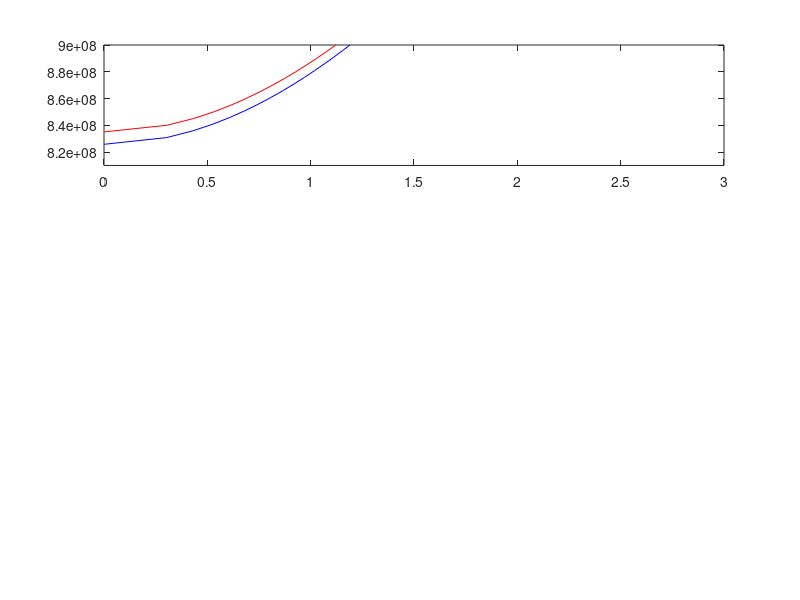

MATLAB code for this plot: (Note: this script raises an error after producing the figure.)
function dispersionRelationPlotter(L, MLAT, N0)

close all;

if nargin<1
    L = 1;
    MLAT = 20;
    N0 = 2.1673e+14;
    N0_p = 1.5611e+05;
end

R_earth = 6371*1000;
q = 1.602e-19;		      % electron charge (C)
me = 9.10955854e-31;	  % electron mass (kg)
am = 1.67252e-27 / me;    % H+/e- mass ration (~1827)
eps = 8.8541878128 * 10^(-12); % vacuum permittivity
c = 3*10^8;

height = L * R_earth;
B0 = B0_calculate(L, MLAT);
wc = wCyc_calculate(q, B0, me); % electron gyrofreq.
wpe = wpe_calculate(N0, q, me, eps); % plasma oscillation (electron) freq.
wpi = wpe_calculate(N0_p, q, am*me, eps); % plasma oscillation (electron) freq.
wp = sqrt(wpe^2+wpi^2);
% wh = sqrt(wp^2+wc^2); % upper hybrid frequency
wh = sqrt(wpe^2+wc^2); % upper hybrid frequency

fprintf("At %g km and %g ° MLAT\n\tB0 is %g\n\twc is %g\n\twpe is %g\n\twpi is %g\n\twp is %g\n\twh is %g\n", height/1000, MLAT, B0, wc, wpe, wpi, wp, wh);

%% theta = 0
omega1 = linspace(0, wc-100, 500);
wR = sqrt(wpe^2+wc^2/4)+wc/2;
wL = sqrt(wpe^2+wc^2/4)-wc/2;
omega2 = linspace(wR, wpe*4, 500);
omega3 = linspace(wL, wpe*4, 500);

k1 = omega1/c.*sqrt(1-wpe^2./(omega1.*(omega1-wc)));
k2 = omega2/c.*sqrt(1-wpe^2./(omega2.*(omega2-wc)));
k3 = omega3/c.*sqrt(1-wpe^2./(omega3.*(omega3+wc)));
k4 = linspace(0,10);

subplot(3,1,1)
plot(k3, omega3, "b")
hold on;
subplot(3,1,1)
plot(k2, omega2, "r")
ylim([0.81 0.9]*10^9)
xlim([0,3])
hold on;
subplot(3,1,1)
yline(wpe, "k","\omega_{p}", "LabelHorizontalAlignment", "Center", ...
    "LabelVerticalAlignment", "middle");
subplot(3,1,1)
yline(wR, "--","\omega_{R}", "LabelHorizontalAlignment", "Center", ...
    "LabelVerticalAlignment", "top");
subplot(3,1,1)
yline(wL, "--","\omega_{L}", "LabelHorizontalAlignment", "Center", ...
    "LabelVerticalAlignment", "bottom");
hold on;

grid on;
ylabel("\omega");
title("Dispersion relation for \theta=0");
legend("LH","RH","\omega_p")

subplot(3,1,2)
plot(k3, omega3,"b")
hold on;
plot(k2, omega2,"r")
xlim([0,10])
hold on;
plot(k4, k4*c)
yline(wpe, "k","\omega_{p}", "LabelHorizontalAlignment", "Center", ...
    "LabelVerticalAlignment", "middle");
yline(wc, "m","\omega_{c}", "LabelHorizontalAlignment", "Center", ...
    "LabelVerticalAlignment", "top");
% hold on;
% yline(wR, "--","\omega_{R}", "LabelHorizontalAlignment", "Center", ...
%     "LabelVerticalAlignment", "top");
% hold on;
% yline(wL, "--","\omega_{L}", "LabelHorizontalAlignment", "Center", ...
%     "LabelVerticalAlignment", "bottom");
% hold on;

grid on;
ylabel("\omega");
legend("LH","RH","\mu=1","\omega_p", "\omega_c","Location", "Northwest")

subplot(3,1,3)
plot(k1, omega1, "r"); hold on;
yline(wc,"m", "\omega_{c}", "LabelHorizontalAlignment", "Center", ...
    "LabelVerticalAlignment", "middle");
xlim([0,10])

grid on;
xlabel("k");
ylabel("\omega");
legend("RH","\omega_c","Location", "Southeast")

%% theta = 90
figure
omega4 = linspace(wL, wh-10, 2000);
omega5 = linspace(wpe, wpe*4, 2000);
omega6 = linspace(wR, wpe*4, 2000);

k4 = omega4./c.*sqrt(1-wpe^2./omega4.^2.*((omega4.^2-wpe^2)./(omega4.^2-wpe^2-wc^2)));
k5 = omega5./c.*sqrt(1-wpe^2./omega5.^2);
k6 = omega6./c.*sqrt(1-wpe^2./omega6.^2.*((omega6.^2-wpe^2)./(omega6.^2-wpe^2-wc^2)));
k7 = linspace(0,10);

subplot(2,1,1)
plot(k5, omega5); hold on;
plot(k6, omega6, "r"); hold on;
plot(k4, omega4, "r"); hold on;
xlim([0 1.5]);
ylim([8.1 8.9]*10^8);
yline(wR, "--", "\omega_R", "LabelHorizontalAlignment", "Center", ...
    "LabelVerticalAlignment", "top");
yline(wh, "--", "\omega_H", "LabelHorizontalAlignment", "Center", ...
    "LabelVerticalAlignment", "middle");
yline(wL, "--", "\omega_L", "LabelHorizontalAlignment", "Center", ...
    "LabelVerticalAlignment", "bottom");

ylabel("\omega")
title("Dispersion relation for \theta=\pi/2");
grid on;
legend("O","E","E");

subplot(2,1,2)
plot(k5, omega5); hold on;
plot(k6, omega6,"r"); hold on;
plot(k4, omega4, "r"); hold on;
plot(k7, k7*c);
xlim([0 10]);
yline(wh, "--", "\omega_H", "LabelHorizontalAlignment", "Center", ...
    "LabelVerticalAlignment", "top");

ylabel("\omega")
xlabel("k");
grid on;
legend("O", "E", "E", "\mu=1", "Location", "Northwest");
return

function B0 = B0_calculate(L, lambda)
% lambda is geomagnetic latitude (MLAT) in degrees
% L is L-shell
rat = 1 / (L * (cosd(lambda))^2);       % Ratio of R_0/R
B0 = 0.312 * 10^(-4) * (rat)^3 * sqrt(1 + 3*(sind(lambda))^2);
return

function cycFreq = wCyc_calculate(q, B0, m)
% This function calculates particle gyrofrequency (a.k.a cyclotfon freq.)

% q is particle charge  [Coulomb]
% B0 is B-field strength [Wb/m^2]
% m is particle mass [Kg]

cycFreq = q * B0 / m;
return

function wpe = wpe_calculate(N0, q, me, eps)
% This function calculates electron plasma oscillation.

wpe = sqrt(N0*q^2/(me*eps));
return